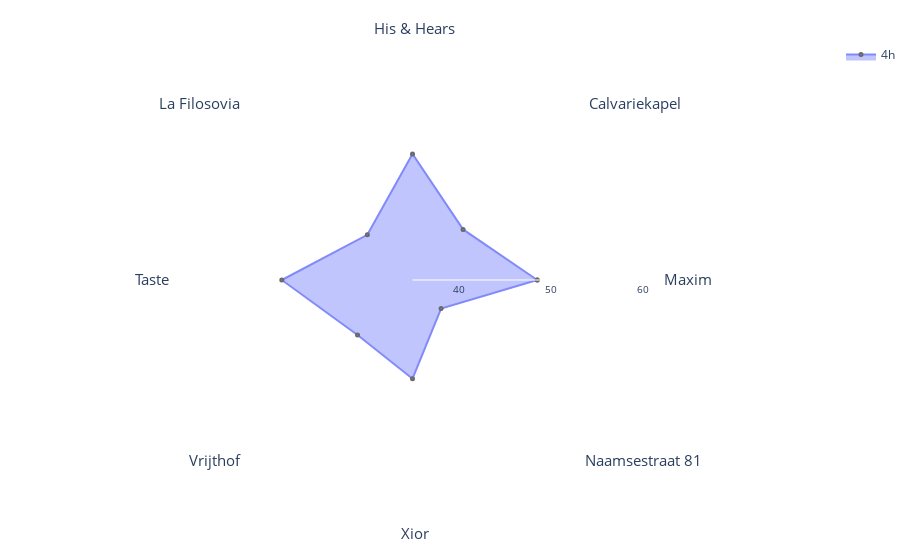

The cell this chart's notebook holds for it:
### Code cell
data_hour_4 = hourly_mean_data[hourly_mean_data['hour'] == 4]
data_hour_4_sorted = data_hour_4.sort_values('description')

# Create a new DataFrame with the first row duplicated (so that the line connecting the last and first point isn't thinner than the other ones)
first_row = data_hour_4_sorted.iloc[[0]]
data_hour_4_sorted_closed = pd.concat([data_hour_4_sorted, first_row], ignore_index=True)

fig = go.Figure()

fig.add_trace(go.Scatterpolar(
    r=data_hour_4_sorted_closed['lamax'],  # Use maximal noise
    theta=data_hour_4_sorted_closed['description'],
    fill='toself',
    name='4h',
    opacity=0.8,
    marker_line_width=2,
    marker_size=3,
    hoverlabel=dict(namelength=0),
    hovertemplate='Maximal noise: %{r:.2f} dB(A)' 
))

# layout stays the same
fig.update_layout(
    margin=dict(l=0, r=0, t=40, b=40),
    polar=dict(
        radialaxis=dict(
            visible=True,
            range=[35, 61],
            tickmode='array',
            tickvals=[35, 40, 45, 50, 55, 60],
            ticktext=['', '40', '', '50', '', '60'],
            gridcolor='lightgrey',
            gridwidth=0.01,
            tickfont=dict(size=10)
        ),
        angularaxis=dict(
            tickfont=dict(size=15)  # Increase the font size of the locations
        ),
        bgcolor='white'
    ),
    plot_bgcolor='white',
    showlegend=True
)

fig.show()

### Figure 1 — Plotly figure (JSON) as saved in the notebook; plotly's stock layout.template omitted (floating-point values rounded to 4 significant figures)
{"data": [{"fill": "toself", "hoverlabel": {"namelength": 0}, "hovertemplate": "Maximal noise: %{r:.2f} dB(A)", "marker": {"line": {"width": 2}, "size": 3}, "name": "4h", "opacity": 0.8, "r": [48.51, 42.75, 48.66, 41.92, 49.16, 43.42, 45.69, 39.38, 48.51], "theta": ["  Maxim", " Calvariekapel ", " His & Hears", " La Filosovia", " Taste", " Vrijthof", " Xior", "Naamsestraat 81", "  Maxim"], "type": "scatterpolar"}], "layout": {"margin": {"b": 40, "l": 0, "r": 0, "t": 40}, "plot_bgcolor": "white", "polar": {"angularaxis": {"tickfont": {"size": 15}}, "bgcolor": "white", "radialaxis": {"gridcolor": "lightgrey", "gridwidth": 0.01, "range": [35, 61], "tickfont": {"size": 10}, "tickmode": "array", "ticktext": ["", "40", "", "50", "", "60"], "tickvals": [35, 40, 45, 50, 55, 60], "visible": true}}, "showlegend": true}}
